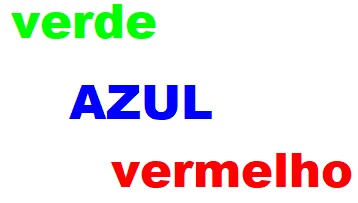
#> input picture Pratica-01/OPENCV/imagens/imagem.jpg, 358 x 203 px
$ python 'ccf394 - Aula 1 - comandos basicos operacao com imagens.py'
#> lines starting #> are read from the running program, lines starting #| are printed output that depends on the picture
import cv2 as cv
import numpy as np
# Carregando a imagem do disco
img = cv.imread('../imagens/imagem.jpg')
#> img is the input picture: shape (203, 358, 3); mean B, G, R 231.8, 231.2, 236.1
rotated_image = cv.rotate(img, cv.ROTATE_90_CLOCKWISE)
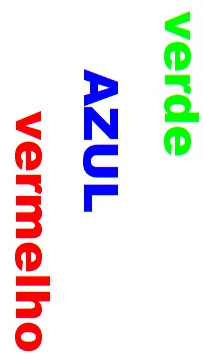
#> rotated_image: shape (358, 203, 3); mean B, G, R 231.8, 231.2, 236.1
cv.imshow("Rotacioanando",rotated_image)
cv.waitKey(0)


h,w,c=img.shape
#> h = 203; w = 358; c = 3
print('Imagem colorida')
print(f"Altura {h}, Largura {w} , Canais {c}")
#| Altura 203, Largura 358 , Canais 3
# Convertendo para escala de cinza
gray = cv.cvtColor(img, cv.COLOR_BGR2GRAY)
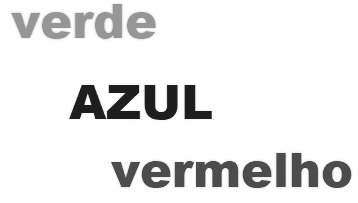
#> gray: shape (203, 358); min 23, max 255, mean 232.8
h,w=gray.shape
print('Imagem monocromatica')
print(f"Altura {h}, Largura {w} ")
#| Altura 203, Largura 358
# Invertendo horizontalmente
h_flip = cv.flip(img, 1)
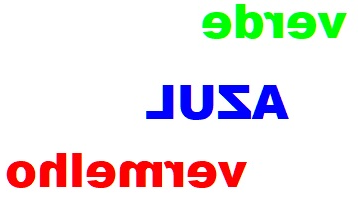
#> h_flip: shape (203, 358, 3); mean B, G, R 231.8, 231.2, 236.1
# Invertendo verticalmente
v_flip = cv.flip(img, 0)
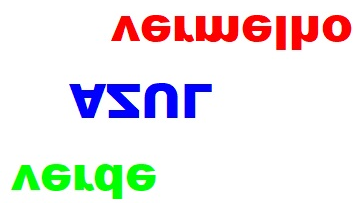
#> v_flip: shape (203, 358, 3); mean B, G, R 231.8, 231.2, 236.1
# Criando uma pilha vertical de imagens
stacked_img = np.vstack((img, h_flip, v_flip))
# Mostrando as imagens simultaneamente
cv.imshow('Imagens', stacked_img)
cv.waitKey(0)
cv.imshow('Imagens', gray)
cv.waitKey(0)
cv.destroyAllWindows()
b,g,r=cv.split(img)
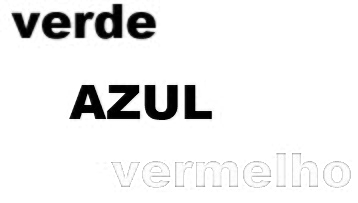
#> r: shape (203, 358); min 0, max 255, mean 236.1
stacked_img = np.vstack((b, g, r))
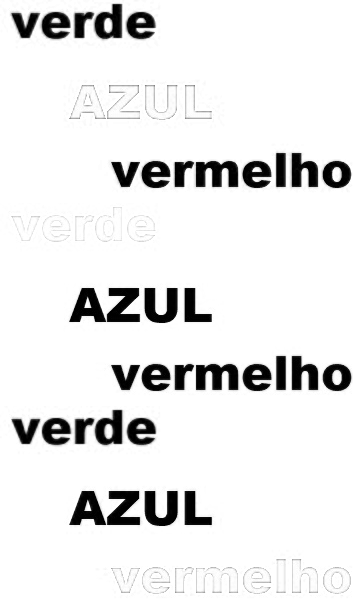
#> stacked_img: shape (609, 358); min 0, max 255, mean 233.1
cv.imshow('Imagens', stacked_img)
cv.waitKey(0)
a=img[76:125,53:242]
cv.imshow("a",a)
cv.waitKey(0)
#trocando bandas
nova = cv.merge([r,b,g])
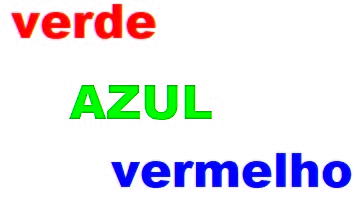
#> nova: shape (203, 358, 3); mean of channels 0, 1, 2 236.1, 231.8, 231.2; drawn as B, G, R
cv.imshow("Bandas Trocadas",nova)
cv.waitKey(0)
cv.destroyAllWindows()
